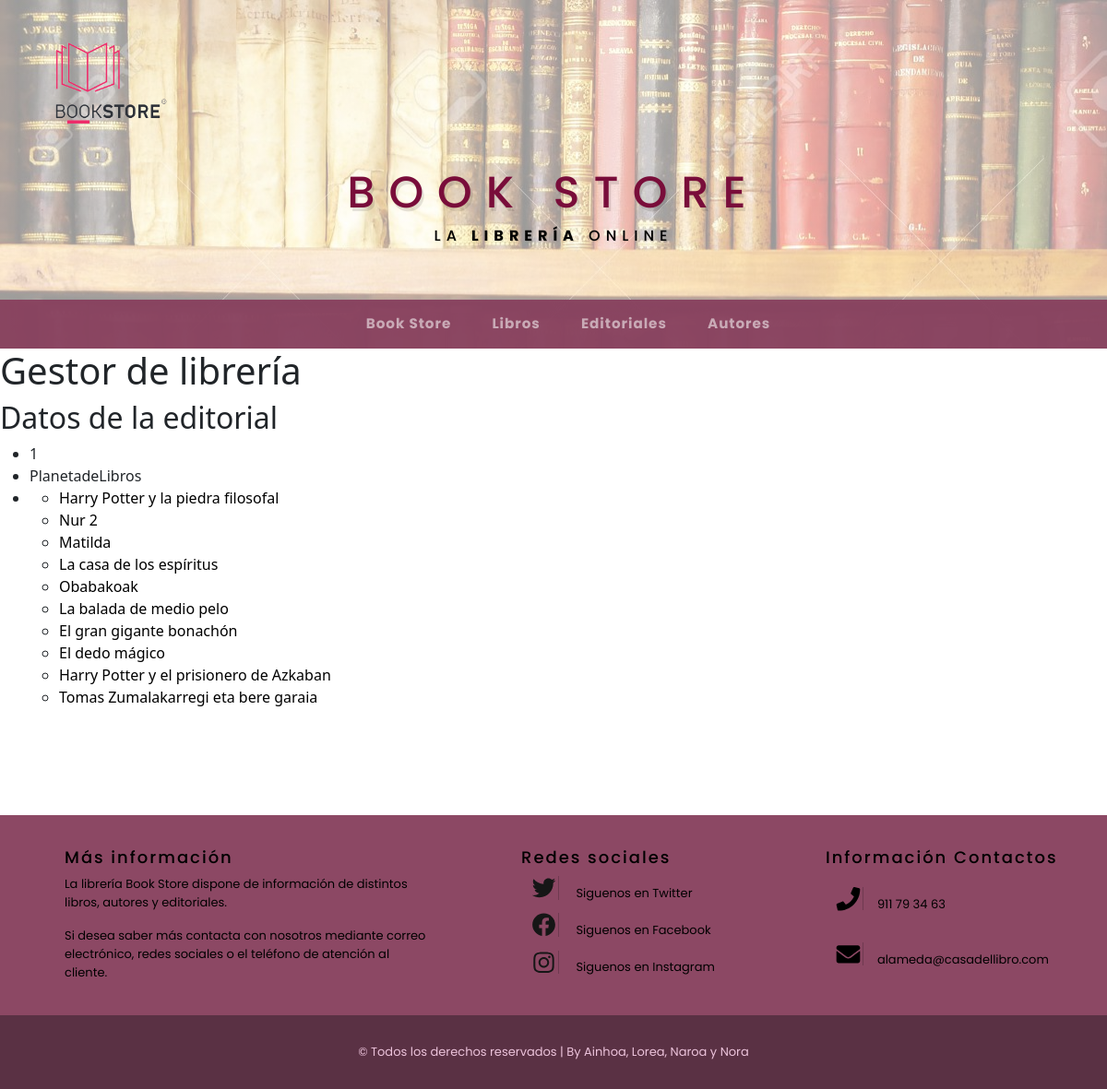
/appBookStore/editorial/1/libros/, run on an earlier commit of the app's database.
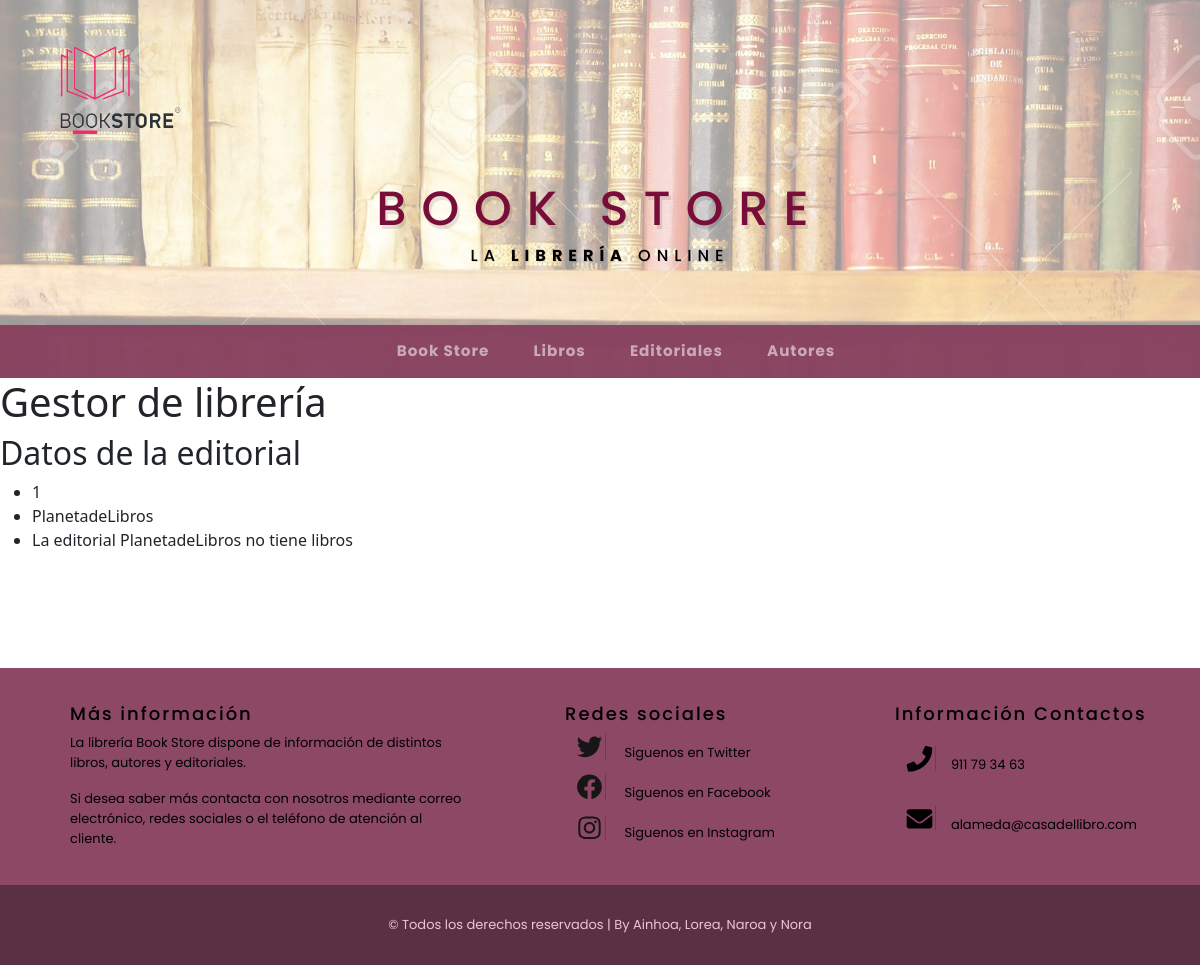
And on a later commit of the database.
### appBookStore/models.py (models this page shows, shortened)
class Editorial(models.Model):
    nombre = models.CharField(max_length=50)

class Libro(models.Model):
    nombre = models.CharField(max_length=50)
    autores = models.ManyToManyField(Autor)
    editorial = models.ForeignKey(Editorial, on_delete=models.CASCADE)
    genero = models.ForeignKey(Genero, on_delete=models.CASCADE)
    idioma = models.ForeignKey(Idioma, on_delete=models.CASCADE)
    paginas = models.IntegerField(default=0)
    fechaPubli = models.DateField(default = django.utils.timezone.now())

### appBookStore/views.py (the view)
# urls.py: path('editorial/<int:editorial_id>/libros/', views.detallesEditoriales, name='detallesEditoriales'),
def detallesEditoriales(request, editorial_id):
	editorial = get_object_or_404(Editorial, pk=editorial_id)
	libros = editorial.libro_set.all()
	context = {'editorial' : editorial, 'libros' : libros}
	return render(request, 'detallesEditorial.html', context)

### appBookStore/templates/detallesEditorial.html (shortened to what this page needs)
{% extends "base.html" %}
{% block contenido %}
<h2>Datos de la editorial</h2>
{% if editorial %}
    <ul>
        <li>
            {{ editorial.id}}
        </li>
        <li>
            {{ editorial.nombre}}
        </li>
        <li>
            {% if libros %}
            <ul>
            {% for l in libros %}
                <li>
                    <a href= "/appBookStore/libro/{{ l.id }}/autores/">{{ l.nombre }}</a>
                </li>
            {% endfor %}
            </ul>
            {% else %}
                <p>La editorial {{editorial.nombre}} no tiene libros</p>
            {% endif %}
        </li>
    </ul>
{% else %}
    <p>No existe esta editorial.</p>
{% endif %}
{% endblock %}

### appBookStore/templates/base.html (shortened to what this page needs)
<!DOCTYPE html>
<html lang="es">
    <head>
        <link rel="stylesheet" href="style.css">
        <link rel="stylesheet" type='text/css' media='screen' href='styles/main.css'>
        <link rel="stylesheet" href="styles/bootstrap-social.css">
        <link href="https://cdn.jsdelivr.net/npm/bootstrap@5.1.3/dist/css/bootstrap.min.css" rel="stylesheet">
    </head>
    <body>
        <header>
            <section style="background-image: linear-gradient(rgba(255, 255, 255, 0.6), rgba(255, 255, 255, 0.6)), url('irudiak/fondo2.jpg'); background-repeat: no-repeat;">
            <div>
                <img class="logo" src="irudiak/logo-PhotoRoom.png" alt="" Title="logo">
                <h1 class="estiloTitulo" >BOOK STORE</h1>
                <h2 class="estiloSubtitulo">LA <b>LIBRERÍA</b> ONLINE</h2>
                <ul class=" navegacion menu">
                    <li class="nav-item">
                      <a class="nav-link active" aria-current="page" href="index.html" id="op1">Book Store</a>
                    </li>
                    <li class="nav-item">
                      <a class="nav-link" href="listaLibros.html" id="op2">Libros</a>
                    </li>
                    <li class="nav-item">
                      <a class="nav-link" href="listaEditoriales.html" id="op3">Editoriales</a>
                    </li>
                    <li class="nav-item">
                      <a class="nav-link" href="listaAutores.html" id="op4">Autores</a>
                    </li>
                  </ul>
            </div>
            </section>
        </header>
        <div id="content">
	     <h1>Gestor de librería</h1>
            {% block contenido %}{% endblock %}
        </div>
        <footer class = "footer">
            <div class="todoFooter">
                <div class="cuerpo">
                    <div class="columna1">
                        <h1> Más información</h1>
                        <p>La librería Book Store dispone de información de distintos libros, autores y editoriales.</p>
                        <p>Si desea saber más contacta con nosotros mediante correo electrónico, redes sociales o el teléfono de atención al cliente.</p>
                    </div>
                    <div class="columna2">
                        <h1>Redes sociales</h1>
                        <div>
                            <a class="btn btn-social mx-2" href="https://mobile.twitter.com/casadellibro"><i class="fab fa-twitter"></i></a>
                            <label> <a href="https://mobile.twitter.com/casadellibro">Siguenos en Twitter </a></label>
                        </div>
                        <div>
                            <a class="btn btn-social mx-2" href="https://es-la.facebook.com/casadellibro/"><i class="fab fa-facebook"></i></a>
                            <label> <a href="https://es-la.facebook.com/casadellibro/">Siguenos en Facebook </a></label>
                        </div>
                        <div>
                            <a class="btn btn-social mx-2" href="https://www.instagram.com/casadellibro/?hl=es"><i class="fab fa-instagram"></i></a>
                            <label> <a href="https://www.instagram.com/casadellibro/?hl=es">Siguenos en Instagram </a></label>
                        </div>
                    </div>
                    <div class="columna3">
                        <h1> Información Contactos</h1>
                        <div class="fila2">
                            <a class="btn btn-social mx-2" href="tel:+34 911793463"><i class="fa fa-phone"></i></a>
                            <label>
                            911 79 34 63
                            </label>
                        </div>
                        <div class="fila2">
                            <a class="btn btn-social mx-2" href="mailto:alameda@casadellibro.com"><i class="fa fa-envelope"></i></a>
                            <label>
                            alameda@casadellibro.com
                            </label>
                        </div>
                    </div>
                </div>
                <div class ="cuerpoDebajo">
                    <div class="copyright">
                        &copy; Todos los derechos reservados | By Ainhoa, Lorea, Naroa y Nora
                    </div>
                </div>
            </div>
        </footer>
    </body>
</html>

### appBookStore/templates/styles/main.css (style rules this page uses)
* { margin:0; padding: 0; -webkit-box-sizing: border-box; -moz-box-sizing: border-box; box-sizing: border-box; min-height: 20%; }
html { min-height: 100%; position: relative; }
body { background: rgb(255, 255, 255); height: 100%; padding: 0px; margin: 0px; margin-bottom: 60px; }
.logo { width: 20%; height: 20%; text-align:left; }
.estiloTitulo { font-family: 'Poppins', sans-serif; color: rgb(121, 13, 58); text-shadow: 0.05em 0.075em 0 rgba(0, 0, 0, 0.1); font-size: 3em; letter-spacing: 15px; text-align: center; }
.estiloSubtitulo { font-family: 'Poppins', sans-serif; text-align: center; color:rgb(0, 0, 0); text-shadow: 0.05em 0.075em 0 rgba(0, 0, 0, 0.1); font-size: 1em; letter-spacing: 6px; margin-bottom:5%; }
.navegacion { width: 100%; margin: auto; background: rgba(136, 66, 95, 0.966); text-align: center; }
.nav-item { font-family: 'Poppins', sans-serif; font-size: 0.95rem; color: rgba(180, 133, 149, 0.774); letter-spacing: 0.0625em; }
.menu > li { position: relative; display: inline-block; }
.menu > li > a { display: block; padding: 15px 20px; color: rgb(201, 170, 182); font-family: 'Poppins', sans-serif; font-weight:bold; }
a:link { color: rgb(0, 0, 0); text-decoration: none; }
.footer { background: rgba(136, 66, 95, 0.966); color: rgb(0, 0, 0); line-height: 40px; position: relative; margin-top: 100px; width: 100%; bottom: 0; display:inline-block; clear:both; }
.todoFooter { display: grid; }
.cuerpo { display: block; justify-content:space-between; }
.columna1 { max-width:400px; float: left; margin-left: 70px; margin-right: 25px; margin-bottom: 20px; font-family: 'Poppins', sans-serif; line-height: 20px; }
.columna1 h1 { font-size: 18px; font-family: 'Poppins', sans-serif; margin-top: 35px; letter-spacing: 2px; }
.columna1 p { font-size: 13px; color: rgb(0, 0, 0); margin-top: 0px; font-family: 'Poppins', sans-serif; }
.columna2 { max-width: 400px; float: left; font-family: 'Poppins', sans-serif; margin-left: 70px; margin-right: 50px; margin-bottom: 20px; font-size: 13px; }
.columna2 h1 { font-size: 18px; font-family: 'Poppins', sans-serif; margin-top: 35px; letter-spacing: 2px; }
.btn-social { height: 2.5rem; width: 2.5rem; display: inline-flex; align-items: center; justify-content: center; padding: 0; border-radius: 100%; }
.fa-phone { border-right: 0; }
.fa-facebook { background:#00000000; color: rgb(22, 22, 22); }
.fa-twitter { background: #00000000; color: rgb(22, 22, 22); }
.fa-instagram { background: rgba(0, 0, 0, 0); color: rgb(22, 22, 22); }
.columna3 { max-width: 400px; float: left; margin-left: 70px; margin-right: 25px; margin-bottom: 20px; }
.columna3 h1 { font-size: 18px; font-family: 'Poppins', sans-serif; margin-top: 35px; letter-spacing: 2px; }
.fila2 { margin-top: 20px; display: flex; }
.fila2 label { margin-left: 0px; max-width: 140px; margin-top: 0px; font-size: 13px; font-family: 'Poppins', sans-serif; }
.cuerpoDebajo { background: rgb(90, 49, 68); position: relative; display: block; justify-content: space-between; padding: 20px; }
.copyright { color:rgb(236, 195, 219); text-align: center; font-family: 'Poppins', sans-serif; font-size: 13px; }

What changed in the data, as far as the page shows it:
removed Libro: nombre "Harry Potter y la piedra filosofal"
removed Libro: nombre "Nur 2"
removed Libro: nombre "Matilda"
removed Libro: nombre "La casa de los espíritus"
removed Libro: nombre "Obabakoak"
removed Libro: nombre "La balada de medio pelo"
removed Libro: nombre "El gran gigante bonachón"
removed Libro: nombre "El dedo mágico"
removed Libro: nombre "Harry Potter y el prisionero de Azkaban"
removed Libro: nombre "Tomas Zumalakarregi eta bere garaia"
shown differently, row unchanged: Editorial "PlanetadeLibros": nombre (not shown) → "PlanetadeLibros"
Also different on the page:
text now shown: "La editorial no tiene libros"
